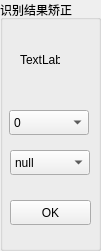
  <widget class="QGroupBox" name="groupBox_5">
   <property name="geometry">
    <rect>
     <x>790</x>
     <y>430</y>
     <width>101</width>
     <height>251</height>
    </rect>
   </property>
   <property name="title">
    <string>识别结果矫正</string>
   </property>
   <widget class="QLabel" name="label_error">
    <property name="geometry">
     <rect>
      <x>20</x>
      <y>30</y>
      <width>40</width>
      <height>60</height>
     </rect>
    </property>
    <property name="text">
     <string>TextLabel</string>
    </property>
   </widget>
   <widget class="QComboBox" name="comboBox_Num">
    <property name="geometry">
     <rect>
      <x>9</x>
      <y>110</y>
      <width>80</width>
      <height>25</height>
     </rect>
    </property>
    <item>
     <property name="text">
      <string>0</string>
     </property>
    </item>
    <item>
     <property name="text">
      <string>1</string>
     </property>
    </item>
    <item>
     <property name="text">
      <string>2</string>
     </property>
    </item>
    <item>
     <property name="text">
      <string>3</string>
     </property>
    </item>
    <item>
     <property name="text">
      <string>4</string>
     </property>
    </item>
    <item>
     <property name="text">
      <string>5</string>
     </property>
    </item>
    <item>
     <property name="text">
      <string>6</string>
     </property>
    </item>
    <item>
     <property name="text">
      <string>7</string>
     </property>
    </item>
    <item>
     <property name="text">
      <string>8</string>
     </property>
    </item>
    <item>
     <property name="text">
      <string>9</string>
     </property>
    </item>
   </widget>
   <widget class="QComboBox" name="comboBox_Zi">
    <property name="geometry">
     <rect>
      <x>10</x>
      <y>150</y>
      <width>80</width>
      <height>25</height>
     </rect>
    </property>
    <item>
     <property name="text">
      <string>null</string>
     </property>
    </item>
    <item>
     <property name="text">
      <string>bing</string>
     </property>
    </item>
    <item>
     <property name="text">
      <string>wan</string>
     </property>
    </item>
    <item>
     <property name="text">
      <string>tiao</string>
     </property>
    </item>
    <item>
     <property name="text">
      <string>dong</string>
     </property>
    </item>
    <item>
     <property name="text">
      <string>nan</string>
     </property>
    </item>
    <item>
     <property name="text">
      <string>xi</string>
     </property>
    </item>
    <item>
     <property name="text">
      <string>bei</string>
     </property>
    </item>
    <item>
     <property name="text">
      <string>zhong</string>
     </property>
    </item>
    <item>
     <property name="text">
      <string>fa</string>
     </property>
    </item>
    <item>
     <property name="text">
      <string>baiban</string>
     </property>
    </item>
    <item>
     <property name="text">
      <string>Mei</string>
     </property>
    </item>
    <item>
     <property name="text">
      <string>Lan</string>
     </property>
    </item>
    <item>
     <property name="text">
      <string>Zhu</string>
     </property>
    </item>
    <item>
     <property name="text">
      <string>Ju</string>
     </property>
    </item>
    <item>
     <property name="text">
      <string>Spring</string>
     </property>
    </item>
    <item>
     <property name="text">
      <string>Summer</string>
     </property>
    </item>
    <item>
     <property name="text">
      <string>Autumn</string>
     </property>
    </item>
    <item>
     <property name="text">
      <string>Winter</string>
     </property>
    </item>
    <item>
     <property name="text">
      <string>Mouse</string>
     </property>
    </item>
    <item>
     <property name="text">
      <string>CaiShen</string>
     </property>
    </item>
    <item>
     <property name="text">
      <string>Cat</string>
     </property>
    </item>
    <item>
     <property name="text">
      <string>JuBaoPen</string>
     </property>
    </item>
    <item>
     <property name="text">
      <string>BaiDa</string>
     </property>
    </item>
    <item>
     <property name="text">
      <string>Kong</string>
     </property>
    </item>
   </widget>
   <widget class="QPushButton" name="pushButton">
    <property name="geometry">
     <rect>
      <x>10</x>
      <y>200</y>
      <width>81</width>
      <height>25</height>
     </rect>
    </property>
    <property name="text">
     <string>OK</string>
    </property>
   </widget>
  </widget>
